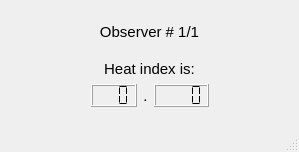
<?xml version="1.0" encoding="UTF-8"?>
<ui version="4.0">
 <class>HeatIndexDisplay</class>
 <widget class="QMainWindow" name="HeatIndexDisplay">
  <property name="geometry">
   <rect>
    <x>0</x>
    <y>0</y>
    <width>299</width>
    <height>152</height>
   </rect>
  </property>
  <property name="windowTitle">
   <string>MainWindow</string>
  </property>
  <widget class="QWidget" name="centralwidget">
   <layout class="QGridLayout" name="gridLayout">
    <item row="0" column="0">
     <layout class="QVBoxLayout" name="verticalLayout">
      <item>
       <spacer name="verticalSpacer">
        <property name="orientation">
         <enum>Qt::Vertical</enum>
        </property>
        <property name="sizeHint" stdset="0">
         <size>
          <width>20</width>
          <height>40</height>
         </size>
        </property>
       </spacer>
      </item>
      <item>
       <widget class="QLabel" name="label_4">
        <property name="font">
         <font>
          <pointsize>11</pointsize>
          <weight>50</weight>
          <bold>false</bold>
         </font>
        </property>
        <property name="text">
         <string>Observer # 1/1</string>
        </property>
        <property name="alignment">
         <set>Qt::AlignCenter</set>
        </property>
       </widget>
      </item>
      <item>
       <spacer name="verticalSpacer_2">
        <property name="orientation">
         <enum>Qt::Vertical</enum>
        </property>
        <property name="sizeHint" stdset="0">
         <size>
          <width>20</width>
          <height>40</height>
         </size>
        </property>
       </spacer>
      </item>
      <item>
       <widget class="QLabel" name="label">
        <property name="font">
         <font>
          <pointsize>11</pointsize>
          <weight>50</weight>
          <bold>false</bold>
         </font>
        </property>
        <property name="text">
         <string> Heat index is: </string>
        </property>
        <property name="alignment">
         <set>Qt::AlignCenter</set>
        </property>
       </widget>
      </item>
      <item>
       <layout class="QHBoxLayout" name="horizontalLayout">
        <item>
         <spacer name="horizontalSpacer">
          <property name="orientation">
           <enum>Qt::Horizontal</enum>
          </property>
          <property name="sizeHint" stdset="0">
           <size>
            <width>40</width>
            <height>20</height>
           </size>
          </property>
         </spacer>
        </item>
        <item>
         <widget class="QLCDNumber" name="lcdHeatIndexDisplay">
          <property name="digitCount">
           <number>3</number>
          </property>
          <property name="segmentStyle">
           <enum>QLCDNumber::Flat</enum>
          </property>
         </widget>
        </item>
        <item>
         <widget class="QLabel" name="label_5">
          <property name="font">
           <font>
            <pointsize>11</pointsize>
            <weight>50</weight>
            <bold>false</bold>
           </font>
          </property>
          <property name="text">
           <string>.</string>
          </property>
          <property name="alignment">
           <set>Qt::AlignCenter</set>
          </property>
         </widget>
        </item>
        <item>
         <widget class="QLCDNumber" name="lcdHeatIndexDecimalDisplay">
          <property name="digitCount">
           <number>4</number>
          </property>
          <property name="segmentStyle">
           <enum>QLCDNumber::Flat</enum>
          </property>
         </widget>
        </item>
        <item>
         <spacer name="horizontalSpacer_2">
          <property name="orientation">
           <enum>Qt::Horizontal</enum>
          </property>
          <property name="sizeHint" stdset="0">
           <size>
            <width>40</width>
            <height>20</height>
           </size>
          </property>
         </spacer>
        </item>
       </layout>
      </item>
      <item>
       <spacer name="verticalSpacer_3">
        <property name="orientation">
         <enum>Qt::Vertical</enum>
        </property>
        <property name="sizeHint" stdset="0">
         <size>
          <width>20</width>
          <height>40</height>
         </size>
        </property>
       </spacer>
      </item>
     </layout>
    </item>
   </layout>
  </widget>
  <widget class="QMenuBar" name="menubar">
   <property name="geometry">
    <rect>
     <x>0</x>
     <y>0</y>
     <width>299</width>
     <height>21</height>
    </rect>
   </property>
  </widget>
  <widget class="QStatusBar" name="statusbar"/>
 </widget>
 <resources/>
 <connections/>
</ui>
